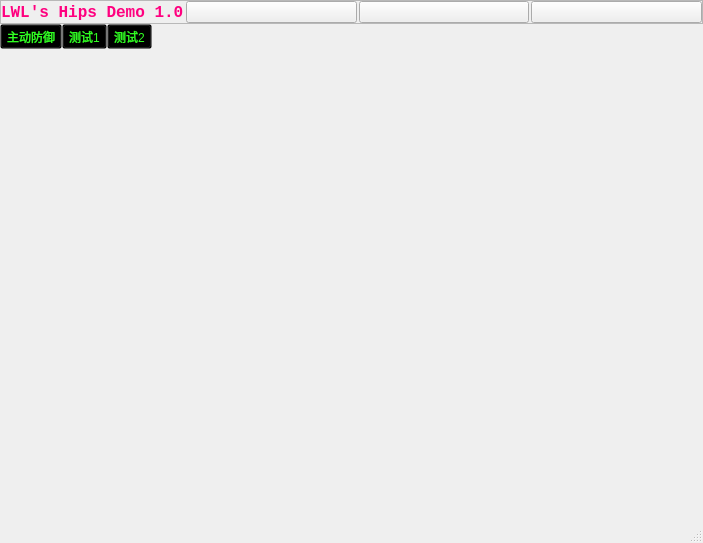
<?xml version="1.0" encoding="UTF-8"?>
<ui version="4.0">
 <class>maintestClass</class>
 <widget class="QMainWindow" name="maintestClass">
  <property name="geometry">
   <rect>
    <x>0</x>
    <y>0</y>
    <width>703</width>
    <height>543</height>
   </rect>
  </property>
  <property name="windowTitle">
   <string>maintest</string>
  </property>
  <widget class="QWidget" name="centralWidget">
   <layout class="QVBoxLayout" name="verticalLayout">
    <property name="spacing">
     <number>0</number>
    </property>
    <property name="leftMargin">
     <number>0</number>
    </property>
    <property name="topMargin">
     <number>0</number>
    </property>
    <property name="rightMargin">
     <number>0</number>
    </property>
    <property name="bottomMargin">
     <number>0</number>
    </property>
    <item>
     <widget class="QFrame" name="frame">
      <property name="frameShape">
       <enum>QFrame::StyledPanel</enum>
      </property>
      <property name="frameShadow">
       <enum>QFrame::Raised</enum>
      </property>
      <layout class="QHBoxLayout" name="horizontalLayout" stretch="0,0,0,0">
       <property name="spacing">
        <number>2</number>
       </property>
       <property name="leftMargin">
        <number>0</number>
       </property>
       <property name="topMargin">
        <number>0</number>
       </property>
       <property name="rightMargin">
        <number>0</number>
       </property>
       <property name="bottomMargin">
        <number>0</number>
       </property>
       <item>
        <widget class="QLabel" name="m_nWindowsTitle">
         <property name="font">
          <font>
           <family>Consolas</family>
           <pointsize>12</pointsize>
           <weight>75</weight>
           <bold>true</bold>
          </font>
         </property>
         <property name="styleSheet">
          <string notr="true">color:rgb(255, 0, 127)</string>
         </property>
         <property name="text">
          <string>LWL's Hips Demo 1.0</string>
         </property>
        </widget>
       </item>
       <item>
        <widget class="CustomPushButton" name="m_btnMenu">
         <property name="styleSheet">
          <string notr="true"/>
         </property>
         <property name="text">
          <string/>
         </property>
        </widget>
       </item>
       <item>
        <widget class="CustomPushButton" name="m_btnMin">
         <property name="text">
          <string/>
         </property>
        </widget>
       </item>
       <item>
        <widget class="CustomPushButton" name="m_btnClose">
         <property name="text">
          <string/>
         </property>
        </widget>
       </item>
      </layout>
     </widget>
    </item>
    <item>
     <widget class="QWidget" name="widget" native="true">
      <layout class="QHBoxLayout" name="horizontalLayout_2">
       <property name="spacing">
        <number>0</number>
       </property>
       <property name="leftMargin">
        <number>0</number>
       </property>
       <property name="topMargin">
        <number>0</number>
       </property>
       <property name="rightMargin">
        <number>0</number>
       </property>
       <property name="bottomMargin">
        <number>0</number>
       </property>
       <item>
        <widget class="QToolButton" name="m_btnhips">
         <property name="focusPolicy">
          <enum>Qt::StrongFocus</enum>
         </property>
         <property name="contextMenuPolicy">
          <enum>Qt::DefaultContextMenu</enum>
         </property>
         <property name="styleSheet">
          <string notr="true">color: rgb(48, 255, 34);
background: transparent;</string>
         </property>
         <property name="text">
          <string>主动防御</string>
         </property>
         <property name="popupMode">
          <enum>QToolButton::DelayedPopup</enum>
         </property>
         <property name="toolButtonStyle">
          <enum>Qt::ToolButtonTextUnderIcon</enum>
         </property>
         <property name="arrowType">
          <enum>Qt::NoArrow</enum>
         </property>
        </widget>
       </item>
       <item>
        <widget class="QToolButton" name="m_btntest1">
         <property name="styleSheet">
          <string notr="true">color: rgb(48, 255, 34);
background: transparent;</string>
         </property>
         <property name="text">
          <string>测试1</string>
         </property>
         <property name="toolButtonStyle">
          <enum>Qt::ToolButtonTextUnderIcon</enum>
         </property>
        </widget>
       </item>
       <item>
        <widget class="QToolButton" name="m_btntest2">
         <property name="styleSheet">
          <string notr="true">color: rgb(48, 255, 34);
background: transparent;</string>
         </property>
         <property name="text">
          <string>测试2</string>
         </property>
         <property name="toolButtonStyle">
          <enum>Qt::ToolButtonTextUnderIcon</enum>
         </property>
        </widget>
       </item>
       <item>
        <spacer name="horizontalSpacer">
         <property name="orientation">
          <enum>Qt::Horizontal</enum>
         </property>
         <property name="sizeHint" stdset="0">
          <size>
           <width>40</width>
           <height>20</height>
          </size>
         </property>
        </spacer>
       </item>
      </layout>
     </widget>
    </item>
    <item>
     <widget class="QStackedWidget" name="stackedWidget">
      <widget class="QWidget" name="page"/>
      <widget class="QWidget" name="page_2"/>
      <widget class="QWidget" name="page_3"/>
     </widget>
    </item>
   </layout>
  </widget>
  <widget class="QStatusBar" name="statusBar"/>
 </widget>
 <layoutdefault spacing="6" margin="11"/>
 <customwidgets>
  <customwidget>
   <class>CustomPushButton</class>
   <extends>QPushButton</extends>
   <header location="global">CustomPushButton.h</header>
  </customwidget>
 </customwidgets>
 <resources>
  <include location="maintest.qrc"/>
 </resources>
 <connections/>
</ui>
